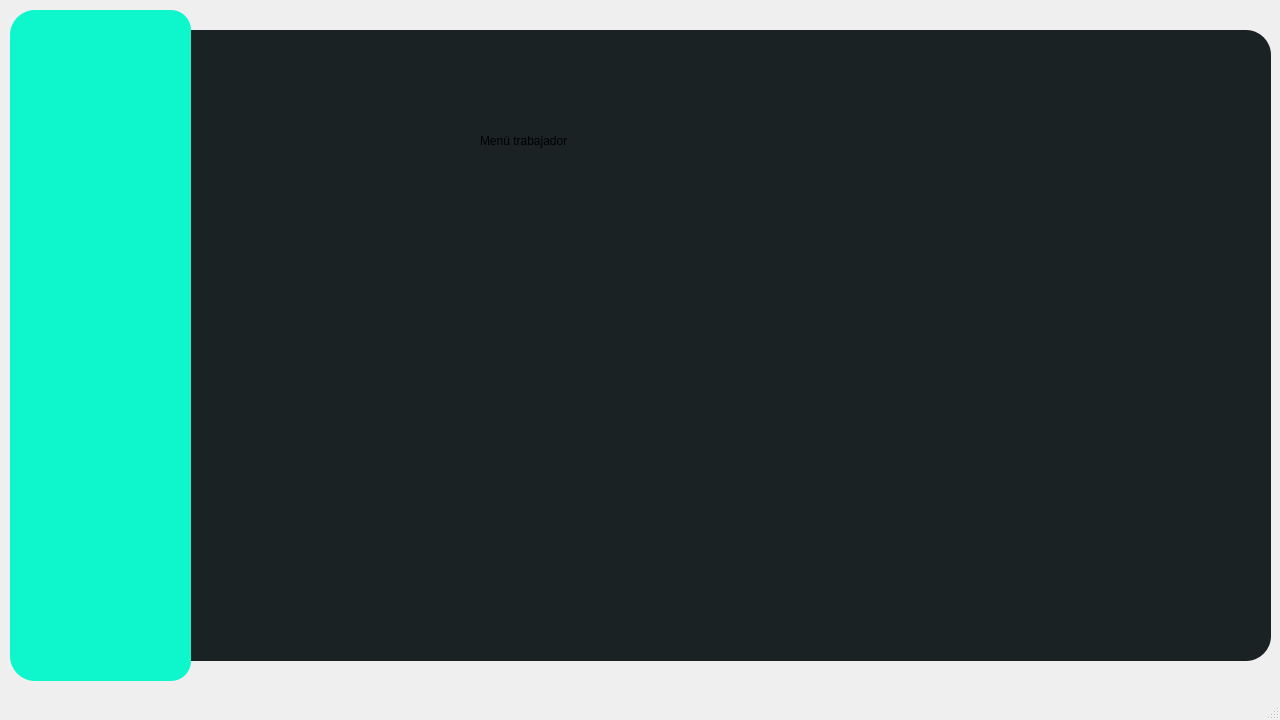
<?xml version="1.0" encoding="UTF-8"?>
<ui version="4.0">
 <class>MainWindow</class>
 <widget class="QMainWindow" name="MainWindow">
  <property name="geometry">
   <rect>
    <x>0</x>
    <y>0</y>
    <width>1280</width>
    <height>720</height>
   </rect>
  </property>
  <property name="minimumSize">
   <size>
    <width>1280</width>
    <height>720</height>
   </size>
  </property>
  <property name="maximumSize">
   <size>
    <width>1280</width>
    <height>720</height>
   </size>
  </property>
  <property name="sizeIncrement">
   <size>
    <width>1280</width>
    <height>720</height>
   </size>
  </property>
  <property name="baseSize">
   <size>
    <width>1280</width>
    <height>720</height>
   </size>
  </property>
  <property name="windowTitle">
   <string>MainWindow</string>
  </property>
  <property name="styleSheet">
   <string notr="true"/>
  </property>
  <widget class="QWidget" name="centralwidget">
   <property name="styleSheet">
    <string notr="true">
QPushButton #pushButton{
  background-color: qlineargradient(spread:pad, x1:0, y1:0.505682, x2:1, y2:0.477, stop:0 rgba(11, 131, 120, 219), stop: 1 rgba(85, 98, 112,
 226));
  color:rgba(255, 255, 255, 210);
  border-radius: 5px;
}
QPushButton#pushButton:hover{
  background-color: glineargradient(spread:pad, x1:0, y1:0.505682, x2:1, y2:0.477, stop:0 rgba(150, 123, 111, 219), stop: 1 rgba(85, 81, 84,
 226));
}
QPushButton #pushButton:pressed{
 padding-left:5px;
 padding-top:5px;
 background-color:rgba(150, 123, 111, 255);
}</string>
   </property>
   <widget class="QFrame" name="frame">
    <property name="geometry">
     <rect>
      <x>10</x>
      <y>10</y>
      <width>181</width>
      <height>671</height>
     </rect>
    </property>
    <property name="styleSheet">
     <string notr="true">background-color: qlineargradient(spread:pad, x1:0, y1:0, x2:0, y2:0, stop:0 rgba(14, 246, 204, 255), stop:1 rgba(255, 255, 255, 255));
border-top-left-radius:25px;
border-bottom-left-radius: 25px;
border-top-right-radius: 20px;
border-bottom-right-radius: 20px;</string>
    </property>
    <property name="frameShape">
     <enum>QFrame::StyledPanel</enum>
    </property>
    <property name="frameShadow">
     <enum>QFrame::Raised</enum>
    </property>
   </widget>
   <widget class="QLabel" name="label">
    <property name="geometry">
     <rect>
      <x>480</x>
      <y>90</y>
      <width>481</width>
      <height>101</height>
     </rect>
    </property>
    <property name="styleSheet">
     <string notr="true">font: 40pt &quot;Arial Rounded MT Bold&quot;;
color: &quot;white&quot;;</string>
    </property>
    <property name="text">
     <string>Menú trabajador</string>
    </property>
   </widget>
   <widget class="QLabel" name="label_2">
    <property name="geometry">
     <rect>
      <x>190</x>
      <y>30</y>
      <width>1081</width>
      <height>631</height>
     </rect>
    </property>
    <property name="font">
     <font>
      <stylestrategy>PreferAntialias</stylestrategy>
     </font>
    </property>
    <property name="autoFillBackground">
     <bool>false</bool>
    </property>
    <property name="styleSheet">
     <string notr="true">background-color: qlineargradient(spread:pad, x1:0, y1:0, x2:0, y2:0, stop:0 rgba(27, 34, 35, 255), stop:1 rgba(255, 255, 255, 255));
border-top-right-radius: 25px;
border-bottom-right-radius: 25px;</string>
    </property>
    <property name="text">
     <string/>
    </property>
   </widget>
   <widget class="QPushButton" name="pushButton">
    <property name="geometry">
     <rect>
      <x>1210</x>
      <y>60</y>
      <width>38</width>
      <height>38</height>
     </rect>
    </property>
    <property name="minimumSize">
     <size>
      <width>38</width>
      <height>38</height>
     </size>
    </property>
    <property name="maximumSize">
     <size>
      <width>38</width>
      <height>38</height>
     </size>
    </property>
    <property name="font">
     <font>
      <italic>false</italic>
      <bold>false</bold>
      <underline>false</underline>
      <kerning>true</kerning>
     </font>
    </property>
    <property name="cursor">
     <cursorShape>PointingHandCursor</cursorShape>
    </property>
    <property name="styleSheet">
     <string notr="true">QPushButton {
    border-radius:18px;
}

QPushButton:hover {
	background-color: rgb(0,0,0)

}
QPushButton:pressed {
    
	background-color: qlineargradient(spread:pad, x1:1, y1:1, x2:0, y2:0, stop:0 rgba(14, 246, 204, 255), stop:1 rgba(255, 255, 255, 255));
    color: black;
}
</string>
    </property>
    <property name="text">
     <string/>
    </property>
    <property name="icon">
     <iconset>
      <normaloff>Imagenes/CerrarButton.png</normaloff>Imagenes/CerrarButton.png</iconset>
    </property>
    <property name="iconSize">
     <size>
      <width>38</width>
      <height>41</height>
     </size>
    </property>
    <property name="checkable">
     <bool>false</bool>
    </property>
    <property name="autoDefault">
     <bool>false</bool>
    </property>
    <property name="default">
     <bool>false</bool>
    </property>
    <property name="flat">
     <bool>false</bool>
    </property>
   </widget>
   <zorder>label_2</zorder>
   <zorder>frame</zorder>
   <zorder>label</zorder>
   <zorder>pushButton</zorder>
  </widget>
  <widget class="QMenuBar" name="menubar">
   <property name="geometry">
    <rect>
     <x>0</x>
     <y>0</y>
     <width>1280</width>
     <height>22</height>
    </rect>
   </property>
  </widget>
  <widget class="QStatusBar" name="statusbar"/>
 </widget>
 <resources/>
 <connections/>
</ui>
